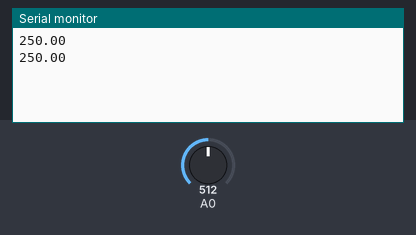
A sketch run on a simulated Arduino Uno, built with avr-gcc and run on an emulated ATmega328P. Shown: the last lines printed to the serial monitor. Inputs (shaded band) come from the test bench; at power-on: A0 = 512.

Above: at 1.8 s.
1.9 s: A0 set to 716
At 2.8 s:
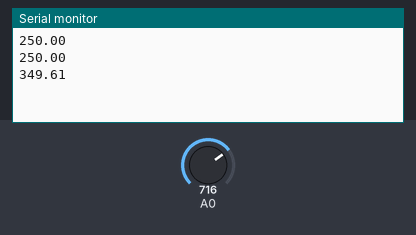
3.4 s: A0 set to 900
At 4.4 s:
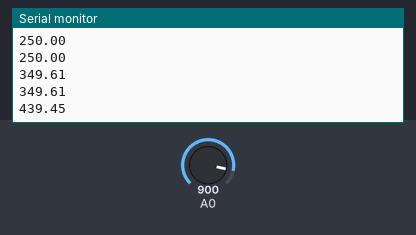
Timing chart, 0 to 6.4 s (numbered marks = the images above; inputs shaded):
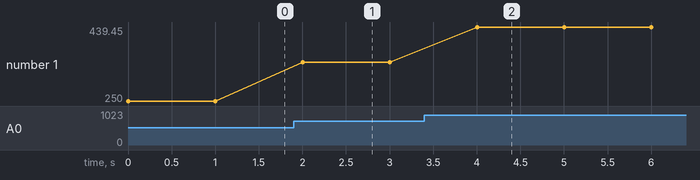

The sketch:

arduino.ino
```cpp
void setup() {

  Serial.begin(9600);

}

void loop() {
  // put your main code here, to run repeatedly:
  int reading = analogRead(A0);
  // Convert the reading into voltage:
  float voltage = reading * (5000 / 1024.0);
  // Convert the voltage into the temperature in degree Celsius:
  float temperature = voltage / 10;
  // Print the temperature in the Serial Monitor:
  Serial.println(temperature);
  delay(1000); // wait a second between readings
}
```

Measured:
- after the input at 1.9 s, the serial monitor: prints a new line after 0.10 s (image 1)
- after the input at 3.4 s, the serial monitor: prints a new line after 0.60 s (image 2)
- plotted number 1: 250 → 349.61 after the input at 1.9 s, 349.61 → 439.45 after the input at 3.4 s
